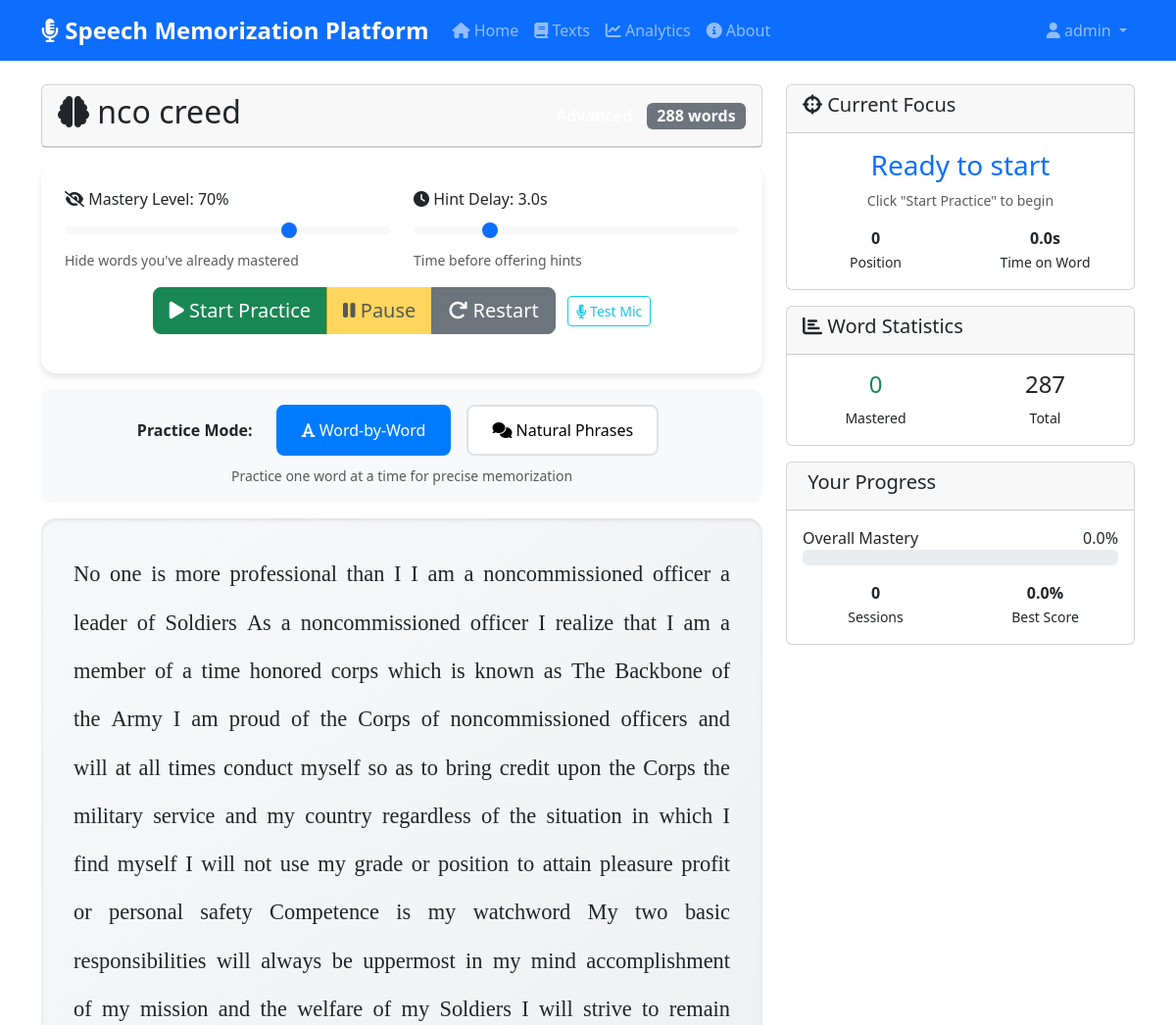
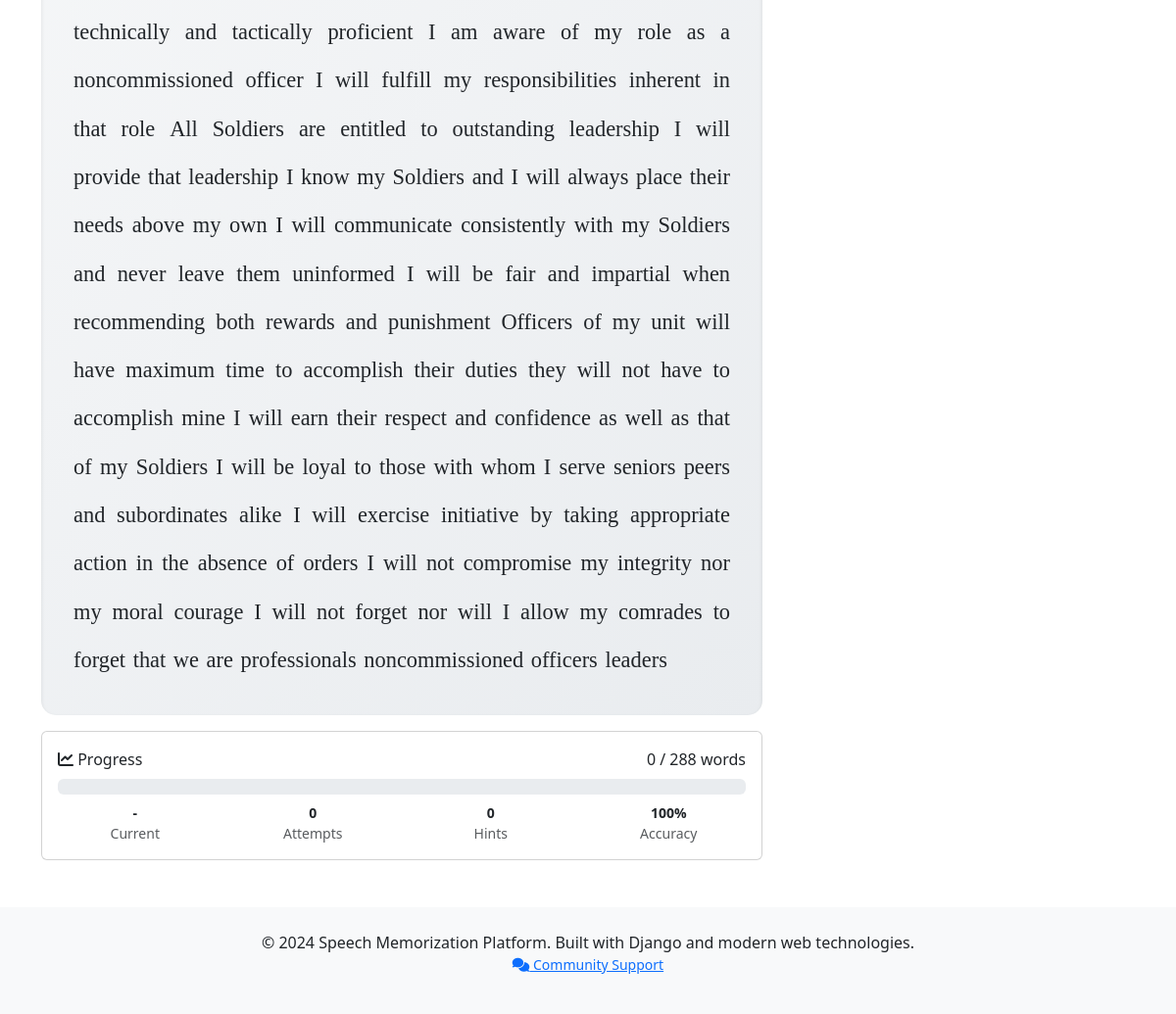
The page /practice/1/legacy/ (signed in) on the database its author committed (2 pictures, top to bottom).
### memorization/models.py (models this page shows, shortened)
class Text(models.Model):
    DIFFICULTY_CHOICES = [
        ('beginner', 'Beginner'),
        ('intermediate', 'Intermediate'),
        ('advanced', 'Advanced'),
        ('expert', 'Expert'),
    ]
    title = models.CharField(max_length=200)
    content = models.TextField()
    description = models.TextField(blank=True, null=True)
    tags = models.CharField(max_length=500, blank=True, help_text="Comma-separated tags")
    difficulty = models.CharField(max_length=20, choices=DIFFICULTY_CHOICES, default='beginner')
    time_limit = models.PositiveIntegerField(null=True, blank=True, help_text="Suggested time limit in minutes")
    created_by = models.ForeignKey(User, on_delete=models.CASCADE, related_name='created_texts')
    created_at = models.DateTimeField(auto_now_add=True)
    updated_at = models.DateTimeField(auto_now=True)
    is_public = models.BooleanField(default=False)
    word_count = models.PositiveIntegerField(default=0)
    class Meta:
        ordering = ['-created_at']

class UserTextProgress(models.Model):
    user = models.ForeignKey(User, on_delete=models.CASCADE)
    text = models.ForeignKey(Text, on_delete=models.CASCADE)
    overall_mastery_percentage = models.FloatField(default=0.0)
    words_mastered = models.PositiveIntegerField(default=0)
    total_practice_time = models.PositiveIntegerField(default=0)  # In seconds
    total_sessions = models.PositiveIntegerField(default=0)
    best_accuracy = models.FloatField(default=0.0)
    average_accuracy = models.FloatField(default=0.0)
    current_streak = models.PositiveIntegerField(default=0)
    preferred_words_per_minute = models.PositiveIntegerField(default=150)
    preferred_session_duration = models.PositiveIntegerField(default=300)  # 5 minutes
    first_practiced = models.DateTimeField(auto_now_add=True)
    last_practiced = models.DateTimeField(auto_now=True)
    class Meta:
        unique_together = ['user', 'text']

### memorization/practice_views.py (the view)
# urls.py: path('practice/<int:text_id>/legacy/', practice_views.practice_text_enhanced, name='practice_text_enhanced'),
def practice_text_enhanced(request, text_id):
    text = get_object_or_404(Text, id=text_id)
    if not text.is_public and text.created_by != request.user:
        return render(request, 'core/error.html', {
            'error_message': 'You do not have permission to practice this text.',
            'redirect_url': '/texts/'
        })
    user_progress = None
    if request.user.is_authenticated:
        user_progress, created = UserTextProgress.objects.get_or_create(
            user=request.user,
            text=text
        )
    word_stats = _get_word_statistics(text, request.user)
    practice_engine = AdaptivePracticeEngine(text, request.user)
    context = {
        'text': text,
        'user_progress': user_progress,
        'word_stats': word_stats,
        'initial_display_text': practice_engine.get_display_text(),
        'total_words': len(practice_engine.words),
        'mastery_threshold': practice_engine.mastery_threshold * 100,
    }
    return render(request, 'memorization/practice_enhanced.html', context)

### memorization/practice_service.py (called while the page is built)
    def _parse_text_words(self) -> List[PracticeWordState]:
        cleaned_text = re.sub(r'[^\w\s\'-]', ' ', self.text.content)
        word_list = [word for word in cleaned_text.split() if word.strip()]
        word_progress_map = {}
        if self.user.is_authenticated:
            progress_entries = WordProgress.objects.filter(
                user=self.user,
                text=self.text
            )
            word_progress_map = {wp.word_index: wp.mastery_level for wp in progress_entries}
        practice_words = []
        for i, word in enumerate(word_list):
            mastery = word_progress_map.get(i, 0.0)
            practice_word = PracticeWordState(word, i, mastery)
            practice_words.append(practice_word)
        return practice_words

### templates/memorization/practice_enhanced.html (shortened to what this page needs)
{% extends 'base.html' %}
{% block content %}
<div class="row">
    <div class="col-lg-8">
        <div class="card mb-3">
            <div class="card-header">
                <div class="d-flex justify-content-between align-items-center">
                    <h2><i class="fas fa-brain"></i> {{ text.title }}</h2>
                    <div>
                        <span class="badge bg-{{ text.difficulty }} fs-6">{{ text.get_difficulty_display }}</span>
                        <span class="badge bg-secondary fs-6">{{ total_words }} words</span>
                    </div>
                </div>
            </div>
        </div>
        <div class="adaptive-controls">
            <div class="row mb-3">
                <div class="col-md-6">
                    <label class="form-label">
                        <i class="fas fa-eye-slash"></i> Mastery Level: <span id="masteryValue">70%</span>
                    </label>
                    <input type="range" class="form-range" id="masterySlider" min="0" max="100"
                           value="70" oninput="updateMasteryDisplay()">
                    <small class="text-muted">Hide words you've already mastered</small>
                </div>
                <div class="col-md-6">
                    <label class="form-label">
                        <i class="fas fa-clock"></i> Hint Delay: <span id="hintDelayValue">3.0s</span>
                    </label>
                    <input type="range" class="form-range" id="hintDelaySlider" min="1" max="10"
                           step="0.5" value="3.0" oninput="updateHintDelay()">
                    <small class="text-muted">Time before offering hints</small>
                </div>
            </div>
            <div class="text-center mb-3">
                <div class="btn-group" role="group">
                    <button type="button" class="btn btn-success btn-lg" id="startPracticeBtn" onclick="startAdaptivePractice()">
                        <i class="fas fa-play"></i> Start Practice
                    </button>
                    <button type="button" class="btn btn-warning btn-lg" id="pausePracticeBtn" onclick="pausePractice()" disabled>
                        <i class="fas fa-pause"></i> Pause
                    </button>
                    <button type="button" class="btn btn-secondary btn-lg" id="restartPracticeBtn" onclick="restartPractice()">
                        <i class="fas fa-redo"></i> Restart
                    </button>
                </div>
            </div>
        </div>
        <div class="practice-mode-selector">
            <div class="d-flex justify-content-center align-items-center">
                <span class="me-3"><strong>Practice Mode:</strong></span>
                <button class="mode-button active" id="wordMode" onclick="switchPracticeMode('word')">
                    <i class="fas fa-font"></i> Word-by-Word
                </button>
                <button class="mode-button" id="phraseMode" onclick="switchPracticeMode('phrase')">
                    <i class="fas fa-comments"></i> Natural Phrases
                </button>
            </div>
            <div class="text-center mt-2">
                <small class="text-muted" id="modeDescription">
                    Practice one word at a time for precise memorization
                </small>
            </div>
        </div>
        <div class="practice-text" id="practiceText">
            {{ initial_display_text|safe }}
        </div>
        <div class="card">
            <div class="card-body">
                <div class="d-flex justify-content-between align-items-center mb-2">
                    <span><i class="fas fa-chart-line"></i> Progress</span>
                    <span id="progressText">0 / {{ total_words }} words</span>
                </div>
                <div class="progress mb-2">
                </div>
                <div class="row text-center small">
                    <div class="col-3">
                        <strong id="currentWordDisplay">-</strong><br>
                        <span class="text-muted">Current</span>
                    </div>
                    <div class="col-3">
                        <strong id="attemptsDisplay">0</strong><br>
                        <span class="text-muted">Attempts</span>
                    </div>
                    <div class="col-3">
                        <strong id="hintsUsedDisplay">0</strong><br>
                        <span class="text-muted">Hints</span>
                    </div>
                    <div class="col-3">
                        <strong id="accuracyDisplay">100%</strong><br>
                        <span class="text-muted">Accuracy</span>
                    </div>
                </div>
            </div>
        </div>
    </div>
    <div class="col-lg-4">
        <div class="card mb-3">
            <div class="card-header">
                <h5><i class="fas fa-crosshairs"></i> Current Focus</h5>
            </div>
            <div class="card-body">
                <div class="text-center">
                    <h3 id="focusWord" class="text-primary">Ready to start</h3>
                    <p id="focusContext" class="text-muted small">Click "Start Practice" to begin</p>
                </div>
                <div class="row text-center mt-3">
                    <div class="col-6">
                        <strong id="wordPosition">0</strong><br>
                        <small>Position</small>
                    </div>
                    <div class="col-6">
                        <strong id="timeOnWord">0.0s</strong><br>
                        <small>Time on Word</small>
                    </div>
                </div>
            </div>
        </div>
        <div class="card mb-3">
            <div class="card-header">
                <h5><i class="fas fa-chart-bar"></i> Word Statistics</h5>
            </div>
            <div class="card-body">
                <div class="row text-center">
                    <div class="col-6">
                        <h4 class="text-success">{{ word_stats.mastered_words }}</h4>
                        <small>Mastered</small>
                    </div>
                    <div class="col-6">
                        <h4>{{ word_stats.total_words }}</h4>
                        <small>Total</small>
                    </div>
                </div>
            </div>
        </div>
        {% if user_progress %}
        <div class="card">
            <div class="card-header">
                <h5> Your Progress</h5>
            </div>
            <div class="card-body">
                <div class="mb-3">
                    <div class="d-flex justify-content-between">
                        <span>Overall Mastery</span>
                        <span>{{ user_progress.overall_mastery_percentage|floatformat:1 }}%</span>
                    </div>
                    <div class="progress">
                    </div>
                </div>
                <div class="row text-center">
                    <div class="col-6">
                        <strong>{{ user_progress.total_sessions }}</strong><br>
                        <small>Sessions</small>
                    </div>
                    <div class="col-6">
                        <strong>{{ user_progress.best_accuracy|floatformat:1 }}%</strong><br>
                        <small>Best Score</small>
                    </div>
                </div>
            </div>
        </div>
        {% endif %}
    </div>
</div>
{% endblock %}
{% block extra_js %}
<script src="{% load static %}{% static 'js/device_capability_manager.js' %}"></script>
<script src="{% load static %}{% static 'js/audio_processor.js' %}"></script>
<script src="{% load static %}{% static 'js/streaming_speech_recorder.js' %}"></script>
<script src="{% load static %}{% static 'js/web_speech_recognizer.js' %}"></script>
<script src="{% load static %}{% static 'js/enhanced_speech_manager.js' %}"></script>
<script src="{% load static %}{% static 'js/google_speech_streaming.js' %}"></script>
<script src="{% load static %}{% static 'js/ai_speech_recorder.js' %}"></script>
{% endblock %}

### templates/base.html (shortened to what this page needs)
<!DOCTYPE html>
<html lang="en">
<head>
    <link href="https://cdn.jsdelivr.net/npm/bootstrap@5.3.0/dist/css/bootstrap.min.css" rel="stylesheet">
    <link href="https://cdnjs.cloudflare.com/ajax/libs/font-awesome/6.4.0/css/all.min.css" rel="stylesheet">
</head>
<body>
    <nav class="navbar navbar-expand-lg navbar-dark bg-primary">
        <div class="container">
            <a class="navbar-brand" href="{% url 'home' %}">
                <i class="fas fa-microphone-alt"></i> Speech Memorization Platform
            </a>
            <div class="collapse navbar-collapse" id="navbarNav">
                <ul class="navbar-nav me-auto">
                    <li class="nav-item">
                        <a class="nav-link" href="{% url 'home' %}">
                            <i class="fas fa-home"></i> Home
                        </a>
                    </li>
                    <li class="nav-item">
                        <a class="nav-link" href="{% url 'text_list' %}">
                            <i class="fas fa-book"></i> Texts
                        </a>
                    </li>
                    <li class="nav-item">
                        <a class="nav-link" href="{% url 'analytics' %}">
                            <i class="fas fa-chart-line"></i> Analytics
                        </a>
                    </li>
                    <li class="nav-item">
                        <a class="nav-link" href="{% url 'about' %}">
                            <i class="fas fa-info-circle"></i> About
                        </a>
                    </li>
                </ul>
                <ul class="navbar-nav">
                    {% if user.is_authenticated %}
                        <li class="nav-item dropdown">
                            <a class="nav-link dropdown-toggle" href="#" id="navbarDropdown" role="button" data-bs-toggle="dropdown">
                                <i class="fas fa-user"></i> {{ user.username }}
                            </a>
                        </li>
                    {% else %}
                        <li class="nav-item">
                            <a class="nav-link" href="{% url 'login' %}">Login</a>
                        </li>
                    {% endif %}
                </ul>
            </div>
        </div>
    </nav>
    <main class="container mt-4">
        {% block content %}{% endblock %}
    </main>
    <footer class="bg-light mt-5 py-4">
        <div class="container text-center">
            <p class="mb-0">&copy; 2024 Speech Memorization Platform. Built with Django and modern web technologies.</p>
            <p class="small text-muted">
                <a href="https://matrix.to/#/%23speech-memorization-platform:irregularchat.com" target="_blank">
                    <i class="fas fa-comments"></i> Community Support
                </a>
            </p>
        </div>
    </footer>
</body>
</html>

### templates/base.html (style rules this page uses)
.navbar-brand { font-weight: bold; font-size: 1.5rem; }

### templates/memorization/practice_enhanced.html (style rules this page uses)
.practice-text { font-size: 1.4rem; line-height: 2.2; padding: 2rem; background: linear-gradient(135deg, #f8f9fa 0%, #e9ecef 100%); border-radius: 15px; margin: 1rem 0; font-family: 'Georgia', serif; text-align: justify; box-shadow: inset 0 2px 4px rgba(0,0,0,0.1); }
.word-normal { padding: 2px 1px; border-radius: 3px; transition: all 0.3s ease; }
.adaptive-controls { background: white; border-radius: 15px; padding: 1.5rem; box-shadow: 0 4px 6px rgba(0, 0, 0, 0.1); margin-bottom: 1rem; }
.practice-mode-selector { background: #f8f9fa; border-radius: 10px; padding: 1rem; margin-bottom: 1rem; }
.mode-button { background: white; border: 2px solid #dee2e6; padding: 0.75rem 1.5rem; border-radius: 8px; margin: 0 0.5rem; cursor: pointer; transition: all 0.3s ease; }
.mode-button.active { background: #007bff; color: white; border-color: #007bff; }

### rows shown on the page
Text: title "nco creed"
UserTextProgress: overall_mastery_percentage "0.0", total_sessions "0", best_accuracy "0.0"

### other values the page prints
{{ user.username }} "admin"
{{ total_words }} "288"
{{ word_stats.mastered_words }} "0"
{{ word_stats.total_words }} "287"
